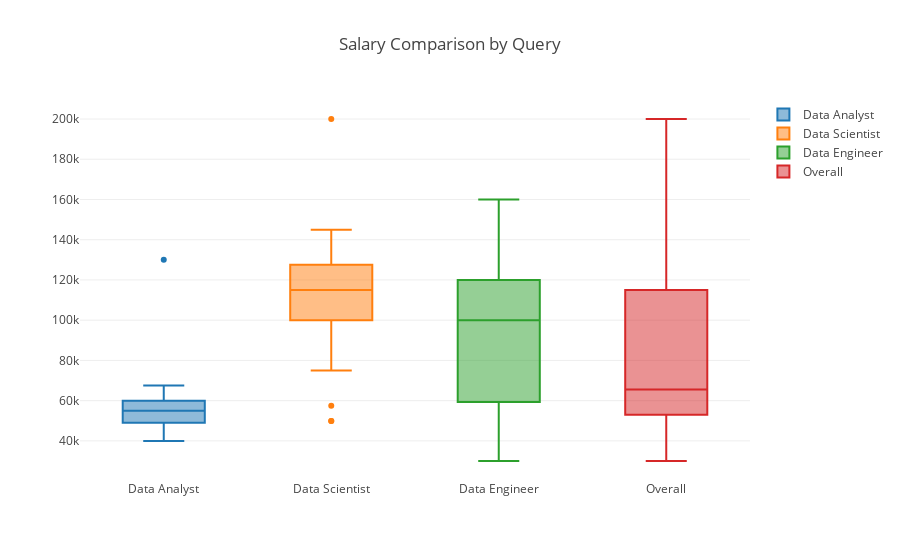

The code cell stored with this chart in its notebook:
### Code cell
# Creates boxplots of the queries

data_analyst = go.Box(
    y=salary_data['Salary'].loc[salary_data['Query']=='data+analyst'],
    name = 'Data Analyst'
)
data_scientist = go.Box(
    y=salary_data['Salary'].loc[salary_data['Query']=='data+scientist'],
    name = 'Data Scientist'
)
data_engineer = go.Box(
    y=salary_data['Salary'].loc[salary_data['Query']=='data+engineer'],
    name = 'Data Engineer'
)
overall = go.Box(
    y=salary_data['Salary'],
    name = 'Overall'
)
layout = go.Layout(
    title = 'Salary Comparison by Query'
)
data = [data_analyst,data_scientist,data_engineer, overall]
        
fig = go.Figure(data=data,layout=layout)
py.offline.iplot(fig)
